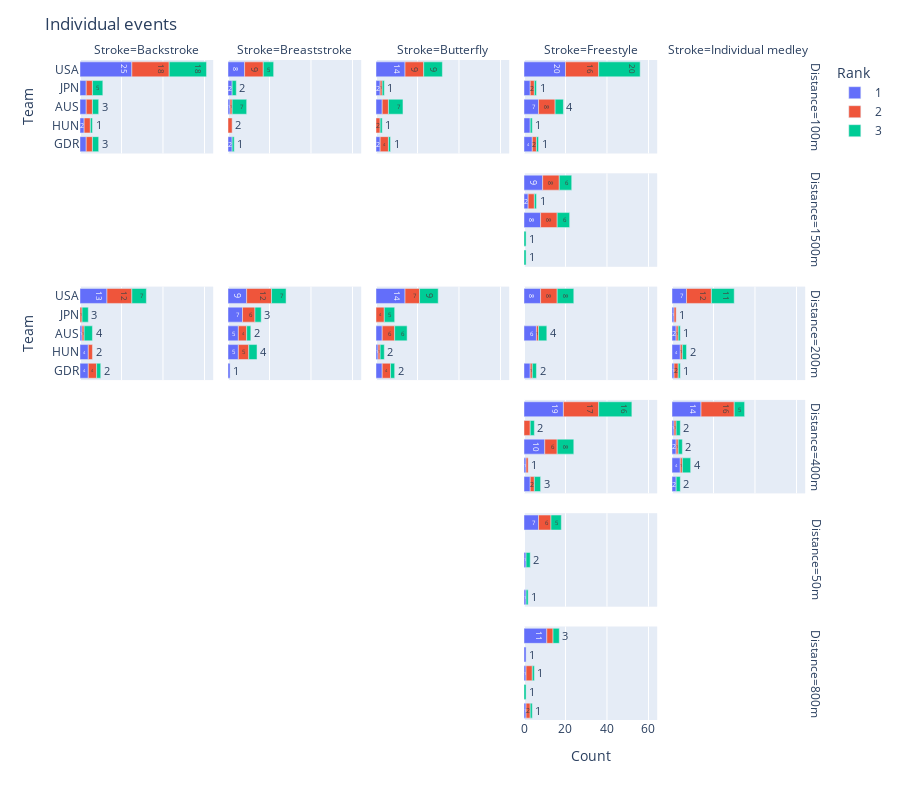

Write notebook code for a chart like this one.
### Code cell
# individual events

single_grouped = single.groupby(['Team', 'Distance', 'Stroke', 'Rank']).size().reset_index(name='Count')

top_single = single_grouped.groupby('Team')['Count'].sum().reset_index().sort_values('Count', ascending=False).head()

country_single = single_grouped[single_grouped['Team'].isin(top_single['Team'])]

fig = px.bar(country_single, x='Count', y='Team', color='Rank', text='Count', facet_row='Distance', facet_col='Stroke')

fig.update_layout(height=800, yaxis={'categoryorder':'total ascending'}, title='Individual events')

iplot(fig)

### Figure 1 — Plotly figure (JSON) as saved in the notebook; plotly's stock layout.template omitted (floating-point values rounded to 4 significant figures)
{"data": [{"alignmentgroup": "True", "hovertemplate": "Rank=1<br>Distance=100m<br>Stroke=Backstroke<br>Count=%{text}<br>Team=%{y}<extra></extra>", "legendgroup": "1", "marker": {"color": "#636efa", "pattern": {"shape": ""}}, "name": "1", "offsetgroup": "1", "orientation": "h", "showlegend": true, "text": [3.0, 3.0, 2.0, 3.0, 25.0], "textposition": "auto", "type": "bar", "x": [3, 3, 2, 3, 25], "xaxis": "x26", "y": ["AUS", "GDR", "HUN", "JPN", "USA"], "yaxis": "y26"}, {"alignmentgroup": "True", "hovertemplate": "Rank=1<br>Distance=100m<br>Stroke=Breaststroke<br>Count=%{text}<br>Team=%{y}<extra></extra>", "legendgroup": "1", "marker": {"color": "#636efa", "pattern": {"shape": ""}}, "name": "1", "offsetgroup": "1", "orientation": "h", "showlegend": false, "text": [1.0, 2.0, 2.0, 8.0], "textposition": "auto", "type": "bar", "x": [1, 2, 2, 8], "xaxis": "x27", "y": ["AUS", "GDR", "JPN", "USA"], "yaxis": "y27"}, {"alignmentgroup": "True", "hovertemplate": "Rank=1<br>Distance=100m<br>Stroke=Butterfly<br>Count=%{text}<br>Team=%{y}<extra></extra>", "legendgroup": "1", "marker": {"color": "#636efa", "pattern": {"shape": ""}}, "name": "1", "offsetgroup": "1", "orientation": "h", "showlegend": false, "text": [3.0, 2.0, 2.0, 14.0], "textposition": "auto", "type": "bar", "x": [3, 2, 2, 14], "xaxis": "x28", "y": ["AUS", "GDR", "JPN", "USA"], "yaxis": "y28"}, {"alignmentgroup": "True", "hovertemplate": "Rank=1<br>Distance=100m<br>Stroke=Freestyle<br>Count=%{text}<br>Team=%{y}<extra></extra>", "legendgroup": "1", "marker": {"color": "#636efa", "pattern": {"shape": ""}}, "name": "1", "offsetgroup": "1", "orientation": "h", "showlegend": false, "text": [7.0, 4.0, 3.0, 3.0, 20.0], "textposition": "auto", "type": "bar", "x": [7, 4, 3, 3, 20], "xaxis": "x29", "y": ["AUS", "GDR", "HUN", "JPN", "USA"], "yaxis": "y29"}, {"alignmentgroup": "True", "hovertemplate": "Rank=1<br>Distance=1500m<br>Stroke=Freestyle<br>Count=%{text}<br>Team=%{y}<extra></extra>", "legendgroup": "1", "marker": {"color": "#636efa", "pattern": {"shape": ""}}, "name": "1", "offsetgroup": "1", "orientation": "h", "showlegend": false, "text": [8.0, 2.0, 9.0], "textposition": "auto", "type": "bar", "x": [8, 2, 9], "xaxis": "x24", "y": ["AUS", "JPN", "USA"], "yaxis": "y24"}, {"alignmentgroup": "True", "hovertemplate": "Rank=1<br>Distance=200m<br>Stroke=Backstroke<br>Count=%{text}<br>Team=%{y}<extra></extra>", "legendgroup": "1", "marker": {"color": "#636efa", "pattern": {"shape": ""}}, "name": "1", "offsetgroup": "1", "orientation": "h", "showlegend": false, "text": [1.0, 4.0, 4.0, 13.0], "textposition": "auto", "type": "bar", "x": [1, 4, 4, 13], "xaxis": "x16", "y": ["AUS", "GDR", "HUN", "USA"], "yaxis": "y16"}, {"alignmentgroup": "True", "hovertemplate": "Rank=1<br>Distance=200m<br>Stroke=Breaststroke<br>Count=%{text}<br>Team=%{y}<extra></extra>", "legendgroup": "1", "marker": {"color": "#636efa", "pattern": {"shape": ""}}, "name": "1", "offsetgroup": "1", "orientation": "h", "showlegend": false, "text": [5.0, 1.0, 5.0, 7.0, 9.0], "textposition": "auto", "type": "bar", "x": [5, 1, 5, 7, 9], "xaxis": "x17", "y": ["AUS", "GDR", "HUN", "JPN", "USA"], "yaxis": "y17"}, {"alignmentgroup": "True", "hovertemplate": "Rank=1<br>Distance=200m<br>Stroke=Butterfly<br>Count=%{text}<br>Team=%{y}<extra></extra>", "legendgroup": "1", "marker": {"color": "#636efa", "pattern": {"shape": ""}}, "name": "1", "offsetgroup": "1", "orientation": "h", "showlegend": false, "text": [3.0, 3.0, 1.0, 14.0], "textposition": "auto", "type": "bar", "x": [3, 3, 1, 14], "xaxis": "x18", "y": ["AUS", "GDR", "HUN", "USA"], "yaxis": "y18"}, {"alignmentgroup": "True", "hovertemplate": "Rank=1<br>Distance=200m<br>Stroke=Freestyle<br>Count=%{text}<br>Team=%{y}<extra></extra>", "legendgroup": "1", "marker": {"color": "#636efa", "pattern": {"shape": ""}}, "name": "1", "offsetgroup": "1", "orientation": "h", "showlegend": false, "text": [6.0, 3.0, 8.0], "textposition": "auto", "type": "bar", "x": [6, 3, 8], "xaxis": "x19", "y": ["AUS", "GDR", "USA"], "yaxis": "y19"}, {"alignmentgroup": "True", "hovertemplate": "Rank=1<br>Distance=200m<br>Stroke=Individual medley<br>Count=%{text}<br>Team=%{y}<extra></extra>", "legendgroup": "1", "marker": {"color": "#636efa", "pattern": {"shape": ""}}, "name": "1", "offsetgroup": "1", "orientation": "h", "showlegend": false, "text": [2.0, 1.0, 4.0, 1.0, 7.0], "textposition": "auto", "type": "bar", "x": [2, 1, 4, 1, 7], "xaxis": "x20", "y": ["AUS", "GDR", "HUN", "JPN", "USA"], "yaxis": "y20"}, {"alignmentgroup": "True", "hovertemplate": "Rank=1<br>Distance=400m<br>Stroke=Freestyle<br>Count=%{text}<br>Team=%{y}<extra></extra>", "legendgroup": "1", "marker": {"color": "#636efa", "pattern": {"shape": ""}}, "name": "1", "offsetgroup": "1", "orientation": "h", "showlegend": false, "text": [10.0, 3.0, 1.0, 19.0], "textposition": "auto", "type": "bar", "x": [10, 3, 1, 19], "xaxis": "x14", "y": ["AUS", "GDR", "HUN", "USA"], "yaxis": "y14"}, {"alignmentgroup": "True", "hovertemplate": "Rank=1<br>Distance=400m<br>Stroke=Individual medley<br>Count=%{text}<br>Team=%{y}<extra></extra>", "legendgroup": "1", "marker": {"color": "#636efa", "pattern": {"shape": ""}}, "name": "1", "offsetgroup": "1", "orientation": "h", "showlegend": false, "text": [2.0, 2.0, 4.0, 1.0, 14.0], "textposition": "auto", "type": "bar", "x": [2, 2, 4, 1, 14], "xaxis": "x15", "y": ["AUS", "GDR", "HUN", "JPN", "USA"], "yaxis": "y15"}, {"alignmentgroup": "True", "hovertemplate": "Rank=1<br>Distance=50m<br>Stroke=Freestyle<br>Count=%{text}<br>Team=%{y}<extra></extra>", "legendgroup": "1", "marker": {"color": "#636efa", "pattern": {"shape": ""}}, "name": "1", "offsetgroup": "1", "orientation": "h", "showlegend": false, "text": [1.0, 1.0, 7.0], "textposition": "auto", "type": "bar", "x": [1, 1, 7], "xaxis": "x9", "y": ["AUS", "GDR", "USA"], "yaxis": "y9"}, {"alignmentgroup": "True", "hovertemplate": "Rank=1<br>Distance=800m<br>Stroke=Freestyle<br>Count=%{text}<br>Team=%{y}<extra></extra>", "legendgroup": "1", "marker": {"color": "#636efa", "pattern": {"shape": ""}}, "name": "1", "offsetgroup": "1", "orientation": "h", "showlegend": false, "text": [1.0, 1.0, 1.0, 11.0], "textposition": "auto", "type": "bar", "x": [1, 1, 1, 11], "xaxis": "x4", "y": ["AUS", "GDR", "JPN", "USA"], "yaxis": "y4"}, {"alignmentgroup": "True", "hovertemplate": "Rank=2<br>Distance=100m<br>Stroke=Backstroke<br>Count=%{text}<br>Team=%{y}<extra></extra>", "legendgroup": "2", "marker": {"color": "#EF553B", "pattern": {"shape": ""}}, "name": "2", "offsetgroup": "2", "orientation": "h", "showlegend": true, "text": [3.0, 3.0, 3.0, 3.0, 18.0], "textposition": "auto", "type": "bar", "x": [3, 3, 3, 3, 18], "xaxis": "x26", "y": ["AUS", "GDR", "HUN", "JPN", "USA"], "yaxis": "y26"}, {"alignmentgroup": "True", "hovertemplate": "Rank=2<br>Distance=100m<br>Stroke=Breaststroke<br>Count=%{text}<br>Team=%{y}<extra></extra>", "legendgroup": "2", "marker": {"color": "#EF553B", "pattern": {"shape": ""}}, "name": "2", "offsetgroup": "2", "orientation": "h", "showlegend": false, "text": [1.0, 2.0, 9.0], "textposition": "auto", "type": "bar", "x": [1, 2, 9], "xaxis": "x27", "y": ["AUS", "HUN", "USA"], "yaxis": "y27"}, {"alignmentgroup": "True", "hovertemplate": "Rank=2<br>Distance=100m<br>Stroke=Butterfly<br>Count=%{text}<br>Team=%{y}<extra></extra>", "legendgroup": "2", "marker": {"color": "#EF553B", "pattern": {"shape": ""}}, "name": "2", "offsetgroup": "2", "orientation": "h", "showlegend": false, "text": [3.0, 4.0, 2.0, 1.0, 9.0], "textposition": "auto", "type": "bar", "x": [3, 4, 2, 1, 9], "xaxis": "x28", "y": ["AUS", "GDR", "HUN", "JPN", "USA"], "yaxis": "y28"}, {"alignmentgroup": "True", "hovertemplate": "Rank=2<br>Distance=100m<br>Stroke=Freestyle<br>Count=%{text}<br>Team=%{y}<extra></extra>", "legendgroup": "2", "marker": {"color": "#EF553B", "pattern": {"shape": ""}}, "name": "2", "offsetgroup": "2", "orientation": "h", "showlegend": false, "text": [8.0, 2.0, 2.0, 16.0], "textposition": "auto", "type": "bar", "x": [8, 2, 2, 16], "xaxis": "x29", "y": ["AUS", "GDR", "JPN", "USA"], "yaxis": "y29"}, {"alignmentgroup": "True", "hovertemplate": "Rank=2<br>Distance=1500m<br>Stroke=Freestyle<br>Count=%{text}<br>Team=%{y}<extra></extra>", "legendgroup": "2", "marker": {"color": "#EF553B", "pattern": {"shape": ""}}, "name": "2", "offsetgroup": "2", "orientation": "h", "showlegend": false, "text": [8.0, 3.0, 8.0], "textposition": "auto", "type": "bar", "x": [8, 3, 8], "xaxis": "x24", "y": ["AUS", "JPN", "USA"], "yaxis": "y24"}, {"alignmentgroup": "True", "hovertemplate": "Rank=2<br>Distance=200m<br>Stroke=Backstroke<br>Count=%{text}<br>Team=%{y}<extra></extra>", "legendgroup": "2", "marker": {"color": "#EF553B", "pattern": {"shape": ""}}, "name": "2", "offsetgroup": "2", "orientation": "h", "showlegend": false, "text": [1.0, 4.0, 2.0, 1.0, 12.0], "textposition": "auto", "type": "bar", "x": [1, 4, 2, 1, 12], "xaxis": "x16", "y": ["AUS", "GDR", "HUN", "JPN", "USA"], "yaxis": "y16"}, {"alignmentgroup": "True", "hovertemplate": "Rank=2<br>Distance=200m<br>Stroke=Breaststroke<br>Count=%{text}<br>Team=%{y}<extra></extra>", "legendgroup": "2", "marker": {"color": "#EF553B", "pattern": {"shape": ""}}, "name": "2", "offsetgroup": "2", "orientation": "h", "showlegend": false, "text": [4.0, 5.0, 6.0, 12.0], "textposition": "auto", "type": "bar", "x": [4, 5, 6, 12], "xaxis": "x17", "y": ["AUS", "HUN", "JPN", "USA"], "yaxis": "y17"}, {"alignmentgroup": "True", "hovertemplate": "Rank=2<br>Distance=200m<br>Stroke=Butterfly<br>Count=%{text}<br>Team=%{y}<extra></extra>", "legendgroup": "2", "marker": {"color": "#EF553B", "pattern": {"shape": ""}}, "name": "2", "offsetgroup": "2", "orientation": "h", "showlegend": false, "text": [6.0, 4.0, 1.0, 4.0, 7.0], "textposition": "auto", "type": "bar", "x": [6, 4, 1, 4, 7], "xaxis": "x18", "y": ["AUS", "GDR", "HUN", "JPN", "USA"], "yaxis": "y18"}, {"alignmentgroup": "True", "hovertemplate": "Rank=2<br>Distance=200m<br>Stroke=Freestyle<br>Count=%{text}<br>Team=%{y}<extra></extra>", "legendgroup": "2", "marker": {"color": "#EF553B", "pattern": {"shape": ""}}, "name": "2", "offsetgroup": "2", "orientation": "h", "showlegend": false, "text": [1.0, 1.0, 8.0], "textposition": "auto", "type": "bar", "x": [1, 1, 8], "xaxis": "x19", "y": ["AUS", "GDR", "USA"], "yaxis": "y19"}, {"alignmentgroup": "True", "hovertemplate": "Rank=2<br>Distance=200m<br>Stroke=Individual medley<br>Count=%{text}<br>Team=%{y}<extra></extra>", "legendgroup": "2", "marker": {"color": "#EF553B", "pattern": {"shape": ""}}, "name": "2", "offsetgroup": "2", "orientation": "h", "showlegend": false, "text": [1.0, 2.0, 1.0, 1.0, 12.0], "textposition": "auto", "type": "bar", "x": [1, 2, 1, 1, 12], "xaxis": "x20", "y": ["AUS", "GDR", "HUN", "JPN", "USA"], "yaxis": "y20"}, {"alignmentgroup": "True", "hovertemplate": "Rank=2<br>Distance=400m<br>Stroke=Freestyle<br>Count=%{text}<br>Team=%{y}<extra></extra>", "legendgroup": "2", "marker": {"color": "#EF553B", "pattern": {"shape": ""}}, "name": "2", "offsetgroup": "2", "orientation": "h", "showlegend": false, "text": [6.0, 2.0, 1.0, 3.0, 17.0], "textposition": "auto", "type": "bar", "x": [6, 2, 1, 3, 17], "xaxis": "x14", "y": ["AUS", "GDR", "HUN", "JPN", "USA"], "yaxis": "y14"}, {"alignmentgroup": "True", "hovertemplate": "Rank=2<br>Distance=400m<br>Stroke=Individual medley<br>Count=%{text}<br>Team=%{y}<extra></extra>", "legendgroup": "2", "marker": {"color": "#EF553B", "pattern": {"shape": ""}}, "name": "2", "offsetgroup": "2", "orientation": "h", "showlegend": false, "text": [1.0, 1.0, 1.0, 16.0], "textposition": "auto", "type": "bar", "x": [1, 1, 1, 16], "xaxis": "x15", "y": ["AUS", "HUN", "JPN", "USA"], "yaxis": "y15"}, {"alignmentgroup": "True", "hovertemplate": "Rank=2<br>Distance=50m<br>Stroke=Freestyle<br>Count=%{text}<br>Team=%{y}<extra></extra>", "legendgroup": "2", "marker": {"color": "#EF553B", "pattern": {"shape": ""}}, "name": "2", "offsetgroup": "2", "orientation": "h", "showlegend": false, "text": [6.0], "textposition": "auto", "type": "bar", "x": [6], "xaxis": "x9", "y": ["USA"], "yaxis": "y9"}, {"alignmentgroup": "True", "hovertemplate": "Rank=2<br>Distance=800m<br>Stroke=Freestyle<br>Count=%{text}<br>Team=%{y}<extra></extra>", "legendgroup": "2", "marker": {"color": "#EF553B", "pattern": {"shape": ""}}, "name": "2", "offsetgroup": "2", "orientation": "h", "showlegend": false, "text": [3.0, 2.0, 3.0], "textposition": "auto", "type": "bar", "x": [3, 2, 3], "xaxis": "x4", "y": ["AUS", "GDR", "USA"], "yaxis": "y4"}, {"alignmentgroup": "True", "hovertemplate": "Rank=3<br>Distance=100m<br>Stroke=Backstroke<br>Count=%{text}<br>Team=%{y}<extra></extra>", "legendgroup": "3", "marker": {"color": "#00cc96", "pattern": {"shape": ""}}, "name": "3", "offsetgroup": "3", "orientation": "h", "showlegend": true, "text": [3.0, 3.0, 1.0, 5.0, 18.0], "textposition": "auto", "type": "bar", "x": [3, 3, 1, 5, 18], "xaxis": "x26", "y": ["AUS", "GDR", "HUN", "JPN", "USA"], "yaxis": "y26"}, {"alignmentgroup": "True", "hovertemplate": "Rank=3<br>Distance=100m<br>Stroke=Breaststroke<br>Count=%{text}<br>Team=%{y}<extra></extra>", "legendgroup": "3", "marker": {"color": "#00cc96", "pattern": {"shape": ""}}, "name": "3", "offsetgroup": "3", "orientation": "h", "showlegend": false, "text": [7.0, 1.0, 2.0, 5.0], "textposition": "auto", "type": "bar", "x": [7, 1, 2, 5], "xaxis": "x27", "y": ["AUS", "GDR", "JPN", "USA"], "yaxis": "y27"}, {"alignmentgroup": "True", "hovertemplate": "Rank=3<br>Distance=100m<br>Stroke=Butterfly<br>Count=%{text}<br>Team=%{y}<extra></extra>", "legendgroup": "3", "marker": {"color": "#00cc96", "pattern": {"shape": ""}}, "name": "3", "offsetgroup": "3", "orientation": "h", "showlegend": false, "text": [7.0, 1.0, 1.0, 1.0, 9.0], "textposition": "auto", "type": "bar", "x": [7, 1, 1, 1, 9], "xaxis": "x28", "y": ["AUS", "GDR", "HUN", "JPN", "USA"], "yaxis": "y28"}, {"alignmentgroup": "True", "hovertemplate": "Rank=3<br>Distance=100m<br>Stroke=Freestyle<br>Count=%{text}<br>Team=%{y}<extra></extra>", "legendgroup": "3", "marker": {"color": "#00cc96", "pattern": {"shape": ""}}, "name": "3", "offsetgroup": "3", "orientation": "h", "showlegend": false, "text": [4.0, 1.0, 1.0, 1.0, 20.0], "textposition": "auto", "type": "bar", "x": [4, 1, 1, 1, 20], "xaxis": "x29", "y": ["AUS", "GDR", "HUN", "JPN", "USA"], "yaxis": "y29"}, {"alignmentgroup": "True", "hovertemplate": "Rank=3<br>Distance=1500m<br>Stroke=Freestyle<br>Count=%{text}<br>Team=%{y}<extra></extra>", "legendgroup": "3", "marker": {"color": "#00cc96", "pattern": {"shape": ""}}, "name": "3", "offsetgroup": "3", "orientation": "h", "showlegend": false, "text": [6.0, 1.0, 1.0, 1.0, 6.0], "textposition": "auto", "type": "bar", "x": [6, 1, 1, 1, 6], "xaxis": "x24", "y": ["AUS", "GDR", "HUN", "JPN", "USA"], "yaxis": "y24"}, {"alignmentgroup": "True", "hovertemplate": "Rank=3<br>Distance=200m<br>Stroke=Backstroke<br>Count=%{text}<br>Team=%{y}<extra></extra>", "legendgroup": "3", "marker": {"color": "#00cc96", "pattern": {"shape": ""}}, "name": "3", "offsetgroup": "3", "orientation": "h", "showlegend": false, "text": [4.0, 2.0, 3.0, 7.0], "textposition": "auto", "type": "bar", "x": [4, 2, 3, 7], "xaxis": "x16", "y": ["AUS", "GDR", "JPN", "USA"], "yaxis": "y16"}, {"alignmentgroup": "True", "hovertemplate": "Rank=3<br>Distance=200m<br>Stroke=Breaststroke<br>Count=%{text}<br>Team=%{y}<extra></extra>", "legendgroup": "3", "marker": {"color": "#00cc96", "pattern": {"shape": ""}}, "name": "3", "offsetgroup": "3", "orientation": "h", "showlegend": false, "text": [2.0, 4.0, 3.0, 7.0], "textposition": "auto", "type": "bar", "x": [2, 4, 3, 7], "xaxis": "x17", "y": ["AUS", "HUN", "JPN", "USA"], "yaxis": "y17"}, {"alignmentgroup": "True", "hovertemplate": "Rank=3<br>Distance=200m<br>Stroke=Butterfly<br>Count=%{text}<br>Team=%{y}<extra></extra>", "legendgroup": "3", "marker": {"color": "#00cc96", "pattern": {"shape": ""}}, "name": "3", "offsetgroup": "3", "orientation": "h", "showlegend": false, "text": [6.0, 2.0, 2.0, 5.0, 9.0], "textposition": "auto", "type": "bar", "x": [6, 2, 2, 5, 9], "xaxis": "x18", "y": ["AUS", "GDR", "HUN", "JPN", "USA"], "yaxis": "y18"}, {"alignmentgroup": "True", "hovertemplate": "Rank=3<br>Distance=200m<br>Stroke=Freestyle<br>Count=%{text}<br>Team=%{y}<extra></extra>", "legendgroup": "3", "marker": {"color": "#00cc96", "pattern": {"shape": ""}}, "name": "3", "offsetgroup": "3", "orientation": "h", "showlegend": false, "text": [4.0, 2.0, 8.0], "textposition": "auto", "type": "bar", "x": [4, 2, 8], "xaxis": "x19", "y": ["AUS", "GDR", "USA"], "yaxis": "y19"}, {"alignmentgroup": "True", "hovertemplate": "Rank=3<br>Distance=200m<br>Stroke=Individual medley<br>Count=%{text}<br>Team=%{y}<extra></extra>", "legendgroup": "3", "marker": {"color": "#00cc96", "pattern": {"shape": ""}}, "name": "3", "offsetgroup": "3", "orientation": "h", "showlegend": false, "text": [1.0, 1.0, 2.0, 11.0], "textposition": "auto", "type": "bar", "x": [1, 1, 2, 11], "xaxis": "x20", "y": ["AUS", "GDR", "HUN", "USA"], "yaxis": "y20"}, {"alignmentgroup": "True", "hovertemplate": "Rank=3<br>Distance=400m<br>Stroke=Freestyle<br>Count=%{text}<br>Team=%{y}<extra></extra>", "legendgroup": "3", "marker": {"color": "#00cc96", "pattern": {"shape": ""}}, "name": "3", "offsetgroup": "3", "orientation": "h", "showlegend": false, "text": [8.0, 3.0, 2.0, 16.0], "textposition": "auto", "type": "bar", "x": [8, 3, 2, 16], "xaxis": "x14", "y": ["AUS", "GDR", "JPN", "USA"], "yaxis": "y14"}, {"alignmentgroup": "True", "hovertemplate": "Rank=3<br>Distance=400m<br>Stroke=Individual medley<br>Count=%{text}<br>Team=%{y}<extra></extra>", "legendgroup": "3", "marker": {"color": "#00cc96", "pattern": {"shape": ""}}, "name": "3", "offsetgroup": "3", "orientation": "h", "showlegend": false, "text": [2.0, 2.0, 4.0, 2.0, 5.0], "textposition": "auto", "type": "bar", "x": [2, 2, 4, 2, 5], "xaxis": "x15", "y": ["AUS", "GDR", "HUN", "JPN", "USA"], "yaxis": "y15"}, {"alignmentgroup": "True", "hovertemplate": "Rank=3<br>Distance=50m<br>Stroke=Freestyle<br>Count=%{text}<br>Team=%{y}<extra></extra>", "legendgroup": "3", "marker": {"color": "#00cc96", "pattern": {"shape": ""}}, "name": "3", "offsetgroup": "3", "orientation": "h", "showlegend": false, "text": [2.0, 1.0, 5.0], "textposition": "auto", "type": "bar", "x": [2, 1, 5], "xaxis": "x9", "y": ["AUS", "GDR", "USA"], "yaxis": "y9"}, {"alignmentgroup": "True", "hovertemplate": "Rank=3<br>Distance=800m<br>Stroke=Freestyle<br>Count=%{text}<br>Team=%{y}<extra></extra>", "legendgroup": "3", "marker": {"color": "#00cc96", "pattern": {"shape": ""}}, "name": "3", "offsetgroup": "3", "orientation": "h", "showlegend": false, "text": [1.0, 1.0, 1.0, 3.0], "textposition": "auto", "type": "bar", "x": [1, 1, 1, 3], "xaxis": "x4", "y": ["AUS", "GDR", "HUN", "USA"], "yaxis": "y4"}], "layout": {"annotations": [{"showarrow": false, "text": "Stroke=Backstroke", "x": 0.09, "xanchor": "center", "xref": "paper", "y": 1.0, "yanchor": "bottom", "yref": "paper"}, {"showarrow": false, "text": "Stroke=Breaststroke", "x": 0.29, "xanchor": "center", "xref": "paper", "y": 1.0, "yanchor": "bottom", "yref": "paper"}, {"showarrow": false, "text": "Stroke=Butterfly", "x": 0.49, "xanchor": "center", "xref": "paper", "y": 1.0, "yanchor": "bottom", "yref": "paper"}, {"showarrow": false, "text": "Stroke=Freestyle", "x": 0.69, "xanchor": "center", "xref": "paper", "y": 1.0, "yanchor": "bottom", "yref": "paper"}, {"showarrow": false, "text": "Stroke=Individual medley", "x": 0.89, "xanchor": "center", "xref": "paper", "y": 1.0, "yanchor": "bottom", "yref": "paper"}, {"showarrow": false, "text": "Distance=800m", "textangle": 90, "x": 0.98, "xanchor": "left", "xref": "paper", "y": 0.07083, "yanchor": "middle", "yref": "paper"}, {"showarrow": false, "text": "Distance=50m", "textangle": 90, "x": 0.98, "xanchor": "left", "xref": "paper", "y": 0.2425, "yanchor": "middle", "yref": "paper"}, {"showarrow": false, "text": "Distance=400m", "textangle": 90, "x": 0.98, "xanchor": "left", "xref": "paper", "y": 0.4142, "yanchor": "middle", "yref": "paper"}, {"showarrow": false, "text": "Distance=200m", "textangle": 90, "x": 0.98, "xanchor": "left", "xref": "paper", "y": 0.5858, "yanchor": "middle", "yref": "paper"}, {"showarrow": false, "text": "Distance=1500m", "textangle": 90, "x": 0.98, "xanchor": "left", "xref": "paper", "y": 0.7575, "yanchor": "middle", "yref": "paper"}, {"showarrow": false, "text": "Distance=100m", "textangle": 90, "x": 0.98, "xanchor": "left", "xref": "paper", "y": 0.9292, "yanchor": "middle", "yref": "paper"}], "barmode": "relative", "height": 800, "legend": {"title": {"text": "Rank"}, "tracegroupgap": 0}, "margin": {"t": 60}, "title": {"text": "Individual events"}, "xaxis": {"anchor": "y", "domain": [0.0, 0.18], "title": {"text": "Count"}}, "xaxis10": {"anchor": "y10", "domain": [0.8, 0.98], "matches": "x", "showticklabels": false}, "xaxis11": {"anchor": "y11", "domain": [0.0, 0.18], "matches": "x", "showticklabels": false}, "xaxis12": {"anchor": "y12", "domain": [0.2, 0.38], "matches": "x", "showticklabels": false}, "xaxis13": {"anchor": "y13", "domain": [0.4, 0.58], "matches": "x", "showticklabels": false}, "xaxis14": {"anchor": "y14", "domain": [0.6, 0.78], "matches": "x", "showticklabels": false}, "xaxis15": {"anchor": "y15", "domain": [0.8, 0.98], "matches": "x", "showticklabels": false}, "xaxis16": {"anchor": "y16", "domain": [0.0, 0.18], "matches": "x", "showticklabels": false}, "xaxis17": {"anchor": "y17", "domain": [0.2, 0.38], "matches": "x", "showticklabels": false}, "xaxis18": {"anchor": "y18", "domain": [0.4, 0.58], "matches": "x", "showticklabels": false}, "xaxis19": {"anchor": "y19", "domain": [0.6, 0.78], "matches": "x", "showticklabels": false}, "xaxis2": {"anchor": "y2", "domain": [0.2, 0.38], "matches": "x", "title": {"text": "Count"}}, "xaxis20": {"anchor": "y20", "domain": [0.8, 0.98], "matches": "x", "showticklabels": false}, "xaxis21": {"anchor": "y21", "domain": [0.0, 0.18], "matches": "x", "showticklabels": false}, "xaxis22": {"anchor": "y22", "domain": [0.2, 0.38], "matches": "x", "showticklabels": false}, "xaxis23": {"anchor": "y23", "domain": [0.4, 0.58], "matches": "x", "showticklabels": false}, "xaxis24": {"anchor": "y24", "domain": [0.6, 0.78], "matches": "x", "showticklabels": false}, "xaxis25": {"anchor": "y25", "domain": [0.8, 0.98], "matches": "x", "showticklabels": false}, "xaxis26": {"anchor": "y26", "domain": [0.0, 0.18], "matches": "x", "showticklabels": false}, "xaxis27": {"anchor": "y27", "domain": [0.2, 0.38], "matches": "x", "showticklabels": false}, "xaxis28": {"anchor": "y28", "domain": [0.4, 0.58], "matches": "x", "showticklabels": false}, "xaxis29": {"anchor": "y29", "domain": [0.6, 0.78], "matches": "x", "showticklabels": false}, "xaxis3": {"anchor": "y3", "domain": [0.4, 0.58], "matches": "x", "title": {"text": "Count"}}, "xaxis30": {"anchor": "y30", "domain": [0.8, 0.98], "matches": "x", "showticklabels": false}, "xaxis4": {"anchor": "y4", "domain": [0.6, 0.78], "matches": "x", "title": {"text": "Count"}}, "xaxis5": {"anchor": "y5", "domain": [0.8, 0.98], "matches": "x", "title": {"text": "Count"}}, "xaxis6": {"anchor": "y6", "domain": [0.0, 0.18], "matches": "x", "showticklabels": false}, "xaxis7": {"anchor": "y7", "domain": [0.2, 0.38], "matches": "x", "showticklabels": false}, "xaxis8": {"anchor": "y8", "domain": [0.4, 0.58], "matches": "x", "showticklabels": false}, "xaxis9": {"anchor": "y9", "domain": [0.6, 0.78], "matches": "x", "showticklabels": false}, "yaxis": {"anchor": "x", "categoryorder": "total ascending", "domain": [0.0, 0.1417], "title": {"text": "Team"}}, "yaxis10": {"anchor": "x10", "domain": [0.1717, 0.3133], "matches": "y", "showticklabels": false}, "yaxis11": {"anchor": "x11", "domain": [0.3433, 0.485], "matches": "y", "title": {"text": "Team"}}, "yaxis12": {"anchor": "x12", "domain": [0.3433, 0.485], "matches": "y", "showticklabels": false}, "yaxis13": {"anchor": "x13", "domain": [0.3433, 0.485], "matches": "y", "showticklabels": false}, "yaxis14": {"anchor": "x14", "domain": [0.3433, 0.485], "matches": "y", "showticklabels": false}, "yaxis15": {"anchor": "x15", "domain": [0.3433, 0.485], "matches": "y", "showticklabels": false}, "yaxis16": {"anchor": "x16", "domain": [0.515, 0.6567], "matches": "y", "title": {"text": "Team"}}, "yaxis17": {"anchor": "x17", "domain": [0.515, 0.6567], "matches": "y", "showticklabels": false}, "yaxis18": {"anchor": "x18", "domain": [0.515, 0.6567], "matches": "y", "showticklabels": false}, "yaxis19": {"anchor": "x19", "domain": [0.515, 0.6567], "matches": "y", "showticklabels": false}, "yaxis2": {"anchor": "x2", "domain": [0.0, 0.1417], "matches": "y", "showticklabels": false}, "yaxis20": {"anchor": "x20", "domain": [0.515, 0.6567], "matches": "y", "showticklabels": false}, "yaxis21": {"anchor": "x21", "domain": [0.6867, 0.8283], "matches": "y", "title": {"text": "Team"}}, "yaxis22": {"anchor": "x22", "domain": [0.6867, 0.8283], "matches": "y", "showticklabels": false}, "yaxis23": {"anchor": "x23", "domain": [0.6867, 0.8283], "matches": "y", "showticklabels": false}, "yaxis24": {"anchor": "x24", "domain": [0.6867, 0.8283], "matches": "y", "showticklabels": false}, "yaxis25": {"anchor": "x25", "domain": [0.6867, 0.8283], "matches": "y", "showticklabels": false}, "yaxis26": {"anchor": "x26", "domain": [0.8583, 1.0], "matches": "y", "title": {"text": "Team"}}, "yaxis27": {"anchor": "x27", "domain": [0.8583, 1.0], "matches": "y", "showticklabels": false}, "yaxis28": {"anchor": "x28", "domain": [0.8583, 1.0], "matches": "y", "showticklabels": false}, "yaxis29": {"anchor": "x29", "domain": [0.8583, 1.0], "matches": "y", "showticklabels": false}, "yaxis3": {"anchor": "x3", "domain": [0.0, 0.1417], "matches": "y", "showticklabels": false}, "yaxis30": {"anchor": "x30", "domain": [0.8583, 1.0], "matches": "y", "showticklabels": false}, "yaxis4": {"anchor": "x4", "domain": [0.0, 0.1417], "matches": "y", "showticklabels": false}, "yaxis5": {"anchor": "x5", "domain": [0.0, 0.1417], "matches": "y", "showticklabels": false}, "yaxis6": {"anchor": "x6", "domain": [0.1717, 0.3133], "matches": "y", "title": {"text": "Team"}}, "yaxis7": {"anchor": "x7", "domain": [0.1717, 0.3133], "matches": "y", "showticklabels": false}, "yaxis8": {"anchor": "x8", "domain": [0.1717, 0.3133], "matches": "y", "showticklabels": false}, "yaxis9": {"anchor": "x9", "domain": [0.1717, 0.3133], "matches": "y", "showticklabels": false}}}
